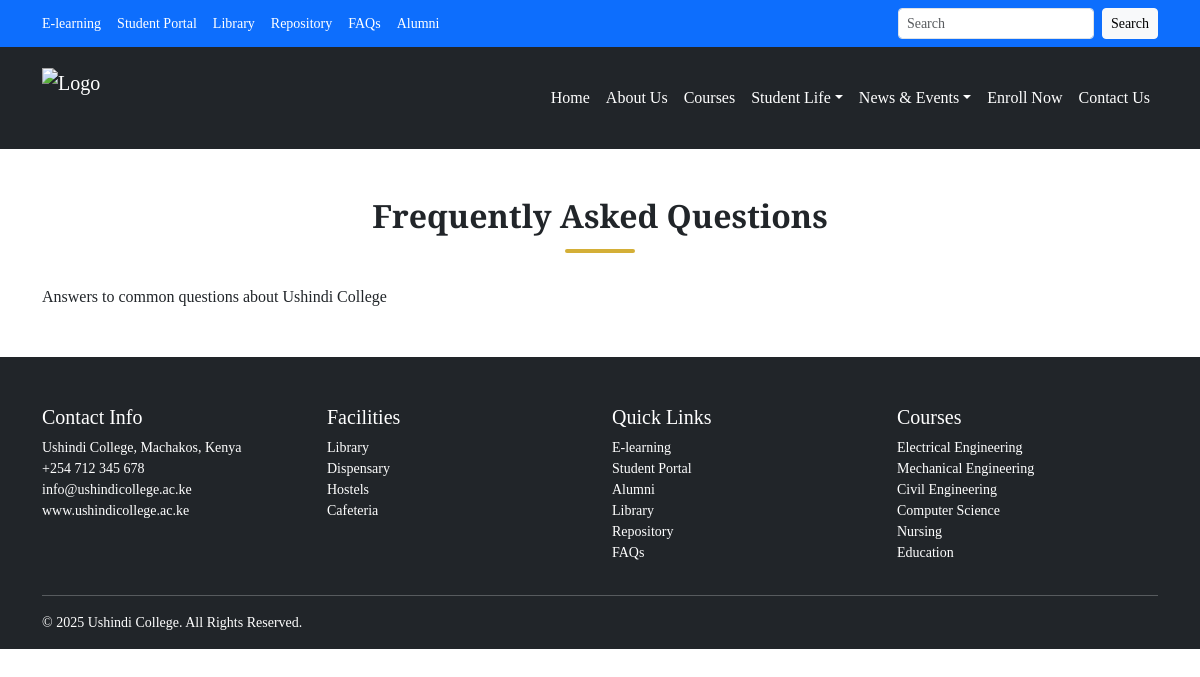
/frequently-asked-questions/, run on an earlier commit of the app's database.
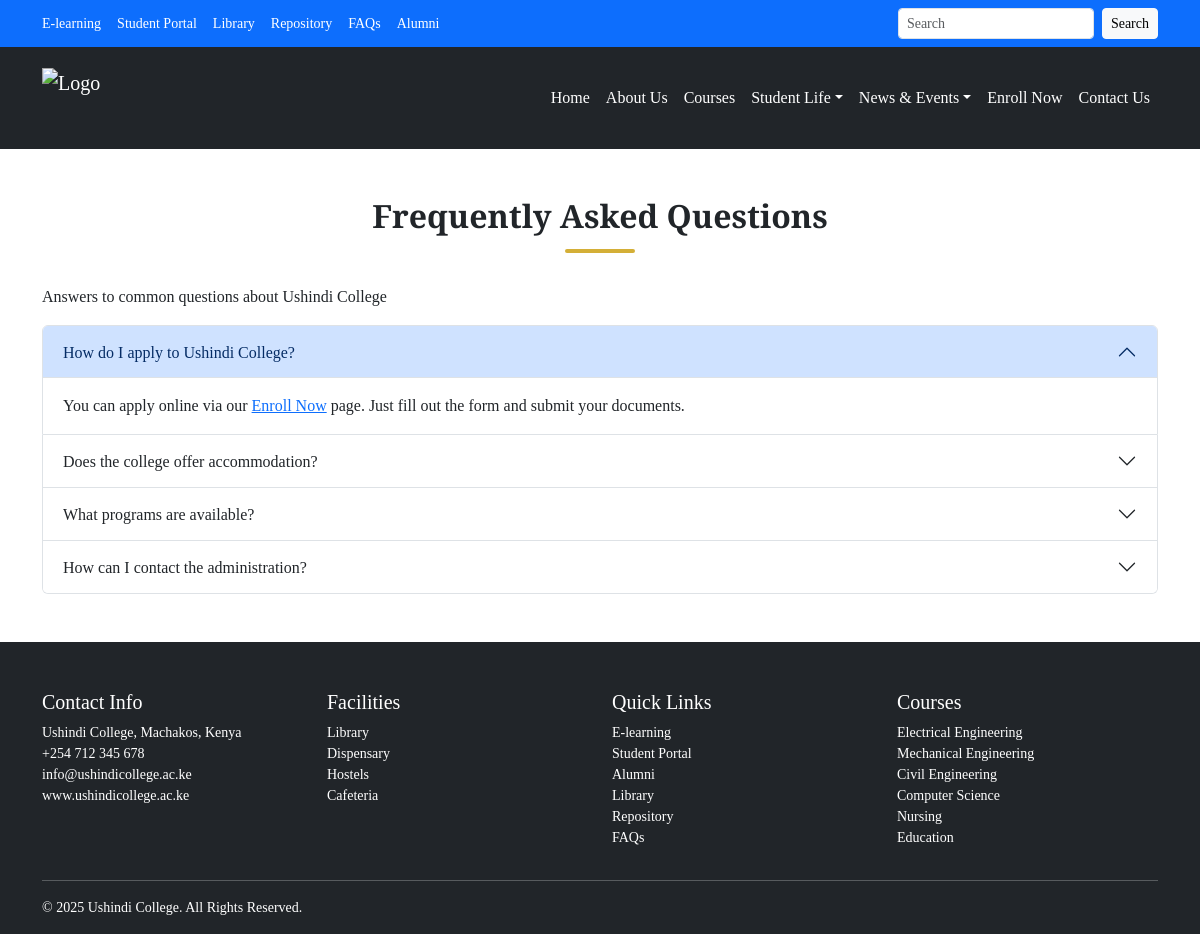
And on a later commit of the database.
### myapp/models.py (models this page shows, shortened)
class FAQ(models.Model):
    question = models.CharField(max_length=255)
    answer = models.TextField(blank=True)

### myapp/views.py (the view)
# urls.py: path('frequently-asked-questions/', views.faq, name='faq'),
def faq(request):
    faqs = FAQ.objects.all()
    return render(request, 'faq.html', {'faqs': faqs})

### myapp/context_processors.py (called while the page is built)
def logo_details(request):
  logo = Logo.objects.first()
  return {'logo': logo}

def social_links(request):
    social_links = SocialLinks.objects.all()
    return {'social_links': social_links}

### templates/faq.html (shortened to what this page needs)
{% extends 'master.html' %}
{% load static %}
{% block content %}
    <div class="container my-5">
        <div class="underline-title-wrap">
            <div class="underline-title">
                <h2 class="fw-bold">Frequently Asked Questions</h2>
            </div>
        </div>
        <p>Answers to common questions about Ushindi College</p>
        <div class="accordion" id="faqAccordion">
            {% for faq in faqs %}
                <div class="accordion-item">
                    <h2 class="accordion-header" id="faq{{ forloop.counter }}-heading">
                        <button class="accordion-button {% if not forloop.first %}collapsed{% endif %}" type="button" data-bs-toggle="collapse" data-bs-target="#faq{{ forloop.counter }}">
                            {{faq.question}}
                        </button>
                    </h2>
                    <div id="faq{{ forloop.counter }}" class="accordion-collapse collapse {% if forloop.first %}show{% endif %}" data-bs-parent="#faqAccordion">
                        <div class="accordion-body">
                            {{ faq.answer|safe}}
                        </div>
                    </div>
                </div>
            {% endfor %}
        </div>
    </div>
{% endblock %}

What changed in the data, as far as the page shows it:
added FAQ: question "How do I apply to Ushindi College?", answer "You can apply online via our Enroll Now page. Just fill out the form and submit your documents."
added FAQ: question "Does the college offer accommodation?"
added FAQ: question "What programs are available?"
added FAQ: question "How can I contact the administration?"
